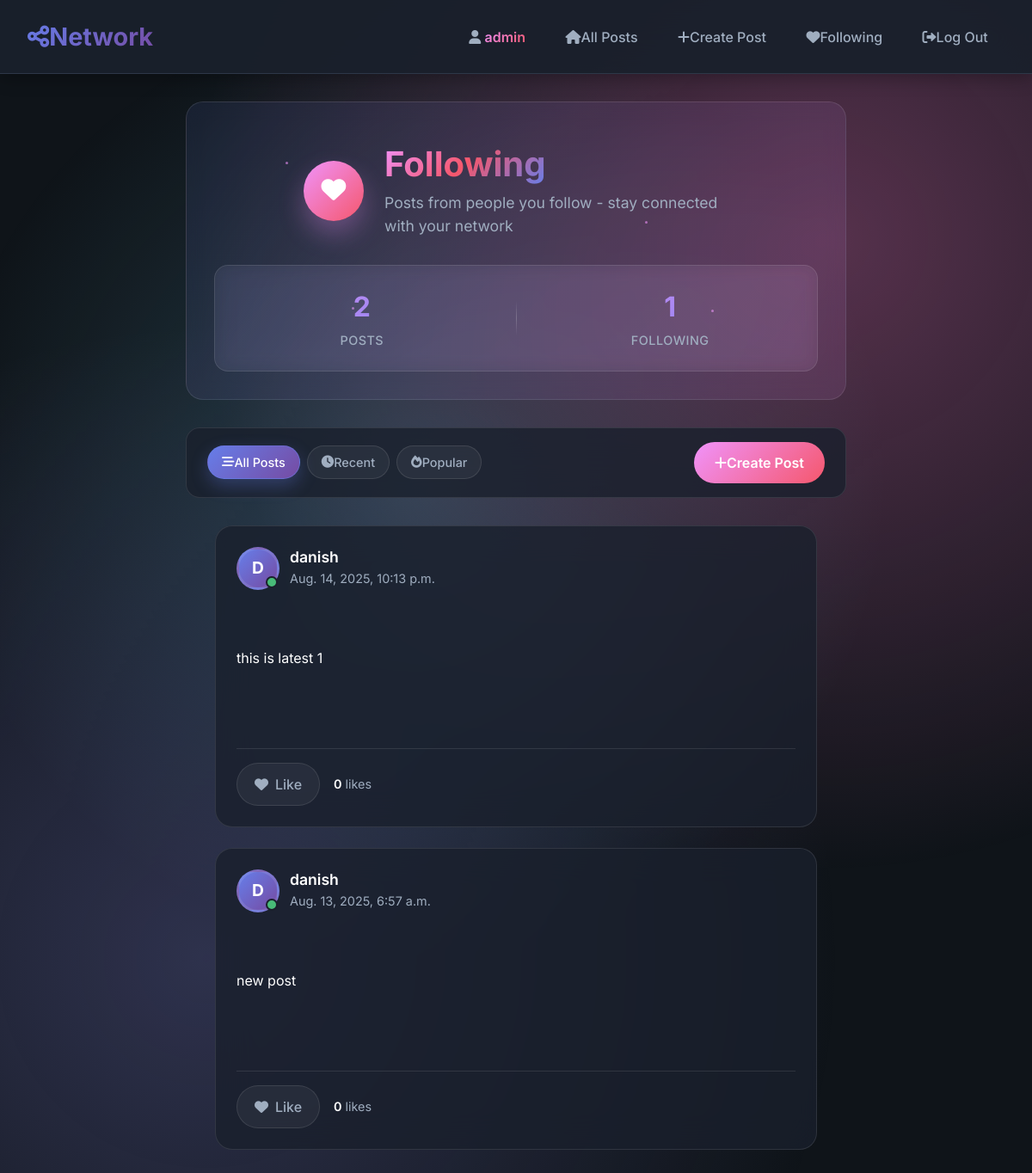
Page /following?page=2 (signed in) on the earlier database version.
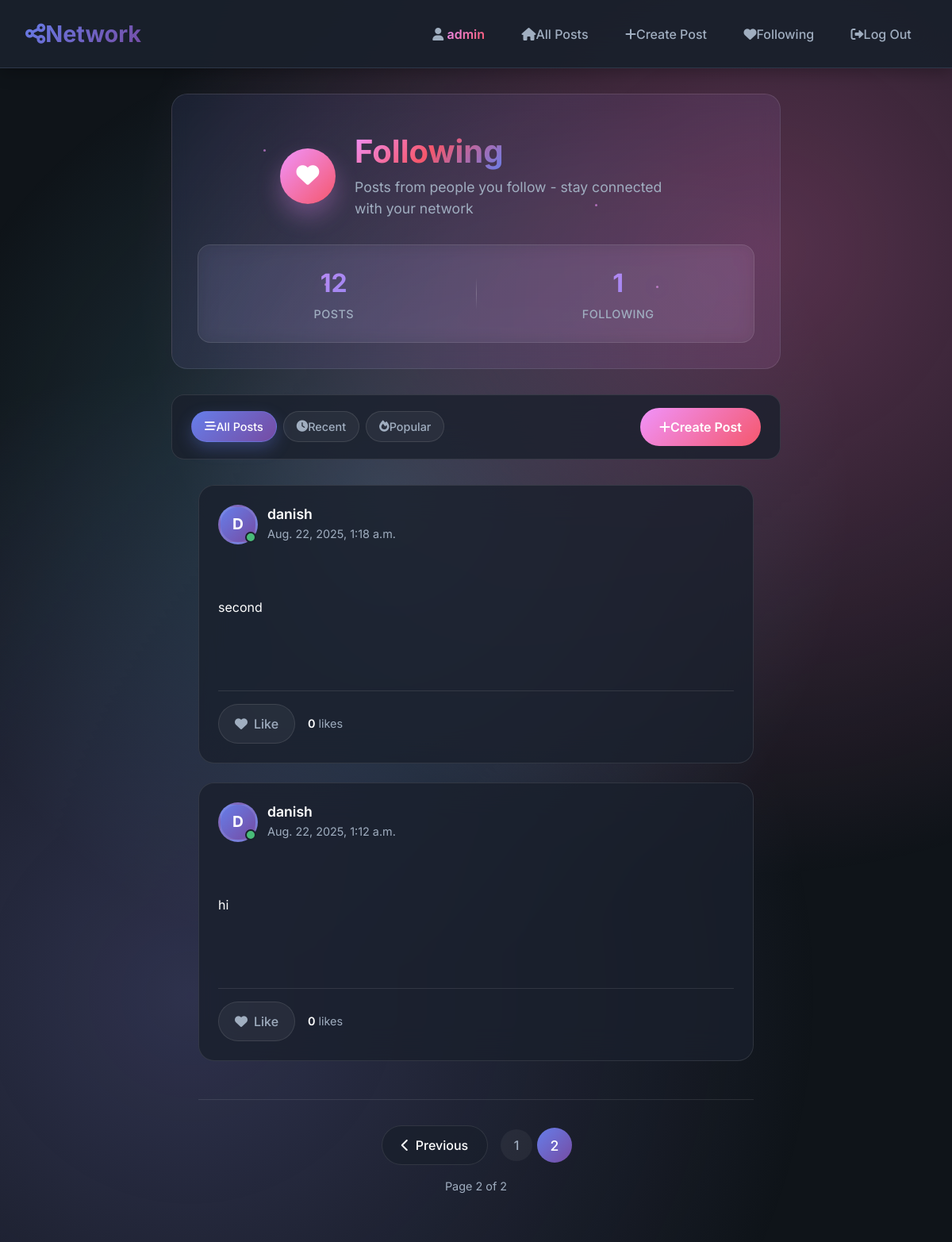
Same page on the later database version.
### network/models.py (models this page shows)
class Post(models.Model):
    post_creator = models.ForeignKey(User, on_delete=models.CASCADE,related_name='posts')
    post_content = models.TextField()
    post_creation_date = models.DateTimeField(default=timezone.now)
    posts_likes = models.ManyToManyField(User,blank=True,related_name='liked_posts')

class User(AbstractUser):
    following = models.ManyToManyField(
        'self',
        symmetrical=False,
        related_name='followers'
    )

### network/views.py (the view)
# urls.py: path('following',views.following,name="following"),
@login_required
def following(request):
    all_posts = Post.objects.filter(
        post_creator__in=request.user.following.all()
    ).order_by('-post_creation_date')  # newest first
    paginator = Paginator(all_posts,10)
    page_number = request.GET.get('page')
    page_obj = paginator.get_page(page_number)
    return render(request, 'network/following.html', {
        'page_obj': page_obj,
    })

### network/templates/network/following.html (shortened to what this page needs)
{% extends "network/layout.html" %}
{% block body %}
<div class="following-container">
    <div class="following-header">
        <div class="header-content">
            <div class="header-icon">
                <i class="fas fa-heart"></i>
            </div>
            <div class="header-text">
                <h1 class="page-title">
                    <span class="gradient-text">Following</span>
                </h1>
                <p class="page-subtitle">
                    Posts from people you follow - stay connected with your network
                </p>
            </div>
        </div>
        <div class="following-stats">
            <div class="stat-item">
                <div class="stat-number">{{ page_obj.paginator.count|default:"0" }}</div>
                <div class="stat-label">Posts</div>
            </div>
            <div class="stat-item">
                <div class="stat-number">{{ user.following.count|default:"0" }}</div>
                <div class="stat-label">Following</div>
            </div>
        </div>
        <div class="particles">
            <div class="particle"></div>
            <div class="particle"></div>
            <div class="particle"></div>
            <div class="particle"></div>
        </div>
    </div>
    <div class="action-bar">
        <div class="filter-section">
            <div class="filter-pills">
                <button class="filter-pill active" data-filter="all">
                    <i class="fas fa-stream me-1"></i>
                    All Posts
                </button>
                <button class="filter-pill" data-filter="recent">
                    <i class="fas fa-clock me-1"></i>
                    Recent
                </button>
                <button class="filter-pill" data-filter="popular">
                    <i class="fas fa-fire me-1"></i>
                    Popular
                </button>
            </div>
        </div>
        <div class="action-section">
            <a href="{% url 'newPost' %}" class="btn-create">
                <i class="fas fa-plus me-2"></i>
                Create Post
            </a>
        </div>
    </div>
    <div class="posts-content">
        {% include "network/_posts_list.html" with all_posts=all_posts %}
    </div>
</div>
{% endblock %}

### network/templates/network/_posts_list.html (shortened to what this page needs)
{% load static %}
<div class="posts-feed">
  {% for post in page_obj %}
    <article class="post-card" data-post-id="{{ post.id }}">
      <div class="post-header">
        <div class="author-info">
          <div class="avatar-wrapper">
            <div class="avatar">
              {{ post.post_creator.username|first|upper }}
            </div>
            <div class="online-indicator"></div>
          </div>
          <div class="author-details">
            <h3 class="author-name">
              <a href='{% url "profilePage" username=post.post_creator.username %}'
                 class="author-link">
                {{ post.post_creator }}
              </a>
            </h3>
            <time class="post-date" datetime="{{ post.post_creation_date|date:'c' }}">
              {{ post.post_creation_date }}
            </time>
          </div>
        </div>
      </div>
      <div class="post-content">
        <div class="content-view" style="display: block;">
          <div class="post-text" id="post-content-{{ post.id }}">
            {{ post.post_content|linebreaks }}
          </div>
        </div>
      </div>
      <div class="post-actions">
        <div class="action-group">
          <button class="action-btn like-btn btn-toggle-like {% if user in post.posts_likes.all %}liked{% endif %}"
                  data-id="{{ post.id }}"
                  aria-label="{% if user in post.posts_likes.all %}Unlike{% else %}Like{% endif %} post">
            <div class="btn-content">
              <i class="fas fa-heart"></i>
              <span class="btn-text">
                {% if user in post.posts_likes.all %}Liked{% else %}Like{% endif %}
              </span>
            </div>
          </button>
          <div class="like-count">
            <span id="likes-count-{{ post.id }}" class="count-number">
              {{ post.posts_likes.count }}
            </span>
            <span class="count-label">
              {% if post.posts_likes.count == 1 %}like{% else %}likes{% endif %}
            </span>
          </div>
        </div>
      </div>
    </article>
  {% endfor %}
  {% if page_obj.paginator.num_pages > 1 %}
    <nav class="pagination-wrapper" aria-label="Posts pagination">
      <div class="pagination-container">
        {% if page_obj.has_previous %}
          <a class="pagination-btn prev-btn"
             href="?page={{ page_obj.previous_page_number }}"
             aria-label="Go to previous page">
            <i class="fas fa-chevron-left"></i>
            <span>Previous</span>
          </a>
        {% endif %}
        <div class="page-numbers">
          {% for num in page_obj.paginator.page_range %}
            {% if page_obj.number == num %}
              <span class="page-number active" aria-current="page">{{ num }}</span>
            {% else %}
              <a class="page-number" href="?page={{ num }}">{{ num }}</a>
            {% endif %}
          {% endfor %}
        </div>
      </div>
      <div class="pagination-info">
        Page {{ page_obj.number }} of {{ page_obj.paginator.num_pages }}
      </div>
    </nav>
  {% endif %}
</div>

Differences in the rows shown:
removed Post: post_creator.username|first "D", post_creator "danish", post_creation_date "Aug. 14, 2025, 10:13 p.m.", post_content "this is latest 1", shows "Like", posts_likes.count "0"
removed Post: post_creator.username|first "D", post_creator "danish", post_creation_date "Aug. 13, 2025, 6:57 a.m.", post_content "new post", shows "Like", posts_likes.count "0"
added Post: post_creator.username|first "D", post_creator "danish", post_creation_date "Aug. 22, 2025, 1:18 a.m.", post_content "second", shows "Like", posts_likes.count "0"
added Post: post_creator.username|first "D", post_creator "danish", post_creation_date "Aug. 22, 2025, 1:12 a.m.", post_content "hi", shows "Like", posts_likes.count "0"
Other differences:
{{ page_obj.paginator.count|default:"0" }}: "2" → "12"
{{ page_obj.number }}: (not shown) → "2"
{{ page_obj.paginator.num_pages }}: (not shown) → "2"
text now shown: "Previous Page of"
new list line: "1"
new list line: "2"
